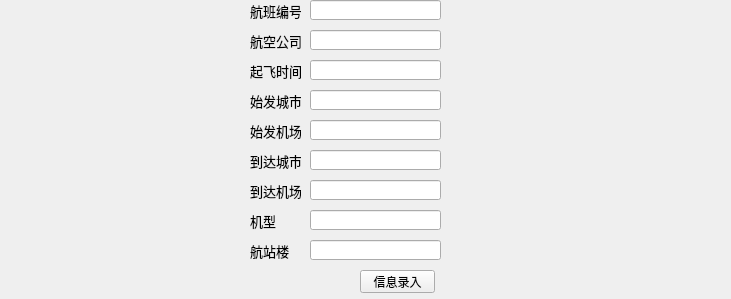
      <widget class="QWidget" name="page">
       <property name="geometry">
        <rect>
         <x>0</x>
         <y>0</y>
         <width>731</width>
         <height>299</height>
        </rect>
       </property>
       <property name="styleSheet">
        <string notr="true">toolBox.page.background:rgb(117, 147, 255)</string>
       </property>
       <attribute name="label">
        <string>新航班增加</string>
       </attribute>
       <widget class="QLineEdit" name="lineEdit_terminal1">
        <property name="geometry">
         <rect>
          <x>310</x>
          <y>240</y>
          <width>131</width>
          <height>20</height>
         </rect>
        </property>
       </widget>
       <widget class="QPushButton" name="message_input">
        <property name="geometry">
         <rect>
          <x>360</x>
          <y>270</y>
          <width>75</width>
          <height>23</height>
         </rect>
        </property>
        <property name="text">
         <string>信息录入</string>
        </property>
       </widget>
       <widget class="QLineEdit" name="lineEdit_aircompany2">
        <property name="geometry">
         <rect>
          <x>310</x>
          <y>30</y>
          <width>131</width>
          <height>20</height>
         </rect>
        </property>
       </widget>
       <widget class="QLabel" name="label_68">
        <property name="geometry">
         <rect>
          <x>250</x>
          <y>210</y>
          <width>51</width>
          <height>21</height>
         </rect>
        </property>
        <property name="font">
         <font>
          <pointsize>10</pointsize>
         </font>
        </property>
        <property name="text">
         <string>机型</string>
        </property>
       </widget>
       <widget class="QLabel" name="label_63">
        <property name="geometry">
         <rect>
          <x>250</x>
          <y>90</y>
          <width>51</width>
          <height>21</height>
         </rect>
        </property>
        <property name="font">
         <font>
          <pointsize>10</pointsize>
         </font>
        </property>
        <property name="text">
         <string>始发城市</string>
        </property>
       </widget>
       <widget class="QLineEdit" name="lineEdit_flightid2">
        <property name="geometry">
         <rect>
          <x>310</x>
          <y>0</y>
          <width>131</width>
          <height>20</height>
         </rect>
        </property>
       </widget>
       <widget class="QLabel" name="label_69">
        <property name="geometry">
         <rect>
          <x>250</x>
          <y>150</y>
          <width>51</width>
          <height>21</height>
         </rect>
        </property>
        <property name="font">
         <font>
          <pointsize>10</pointsize>
         </font>
        </property>
        <property name="text">
         <string>到达城市</string>
        </property>
       </widget>
       <widget class="QLineEdit" name="lineEdit_arrivecity1">
        <property name="geometry">
         <rect>
          <x>310</x>
          <y>150</y>
          <width>131</width>
          <height>20</height>
         </rect>
        </property>
       </widget>
       <widget class="QLineEdit" name="lineEdit_departairport_2">
        <property name="geometry">
         <rect>
          <x>310</x>
          <y>120</y>
          <width>131</width>
          <height>20</height>
         </rect>
        </property>
       </widget>
       <widget class="QLabel" name="label_64">
        <property name="geometry">
         <rect>
          <x>250</x>
          <y>0</y>
          <width>51</width>
          <height>21</height>
         </rect>
        </property>
        <property name="font">
         <font>
          <pointsize>10</pointsize>
         </font>
        </property>
        <property name="text">
         <string>航班编号</string>
        </property>
       </widget>
       <widget class="QLabel" name="label_70">
        <property name="geometry">
         <rect>
          <x>250</x>
          <y>240</y>
          <width>51</width>
          <height>21</height>
         </rect>
        </property>
        <property name="font">
         <font>
          <pointsize>10</pointsize>
         </font>
        </property>
        <property name="text">
         <string>航站楼</string>
        </property>
       </widget>
       <widget class="QLineEdit" name="lineEdit_planemodel1">
        <property name="geometry">
         <rect>
          <x>310</x>
          <y>210</y>
          <width>131</width>
          <height>20</height>
         </rect>
        </property>
       </widget>
       <widget class="QLabel" name="label_71">
        <property name="geometry">
         <rect>
          <x>250</x>
          <y>180</y>
          <width>51</width>
          <height>21</height>
         </rect>
        </property>
        <property name="font">
         <font>
          <pointsize>10</pointsize>
         </font>
        </property>
        <property name="text">
         <string>到达机场</string>
        </property>
       </widget>
       <widget class="QLabel" name="label_66">
        <property name="geometry">
         <rect>
          <x>250</x>
          <y>120</y>
          <width>51</width>
          <height>21</height>
         </rect>
        </property>
        <property name="font">
         <font>
          <pointsize>10</pointsize>
         </font>
        </property>
        <property name="text">
         <string>始发机场</string>
        </property>
       </widget>
       <widget class="QLineEdit" name="lineEdit_departcity_2">
        <property name="geometry">
         <rect>
          <x>310</x>
          <y>90</y>
          <width>131</width>
          <height>20</height>
         </rect>
        </property>
       </widget>
       <widget class="QLabel" name="label_65">
        <property name="geometry">
         <rect>
          <x>250</x>
          <y>30</y>
          <width>51</width>
          <height>21</height>
         </rect>
        </property>
        <property name="font">
         <font>
          <pointsize>10</pointsize>
         </font>
        </property>
        <property name="text">
         <string>航空公司</string>
        </property>
       </widget>
       <widget class="QLineEdit" name="lineEdit_departtime1">
        <property name="geometry">
         <rect>
          <x>310</x>
          <y>60</y>
          <width>131</width>
          <height>20</height>
         </rect>
        </property>
       </widget>
       <widget class="QLineEdit" name="lineEdit_arriveairport1">
        <property name="geometry">
         <rect>
          <x>310</x>
          <y>180</y>
          <width>131</width>
          <height>20</height>
         </rect>
        </property>
       </widget>
       <widget class="QLabel" name="label_67">
        <property name="geometry">
         <rect>
          <x>250</x>
          <y>60</y>
          <width>51</width>
          <height>21</height>
         </rect>
        </property>
        <property name="font">
         <font>
          <pointsize>10</pointsize>
         </font>
        </property>
        <property name="text">
         <string>起飞时间</string>
        </property>
       </widget>
      </widget>
